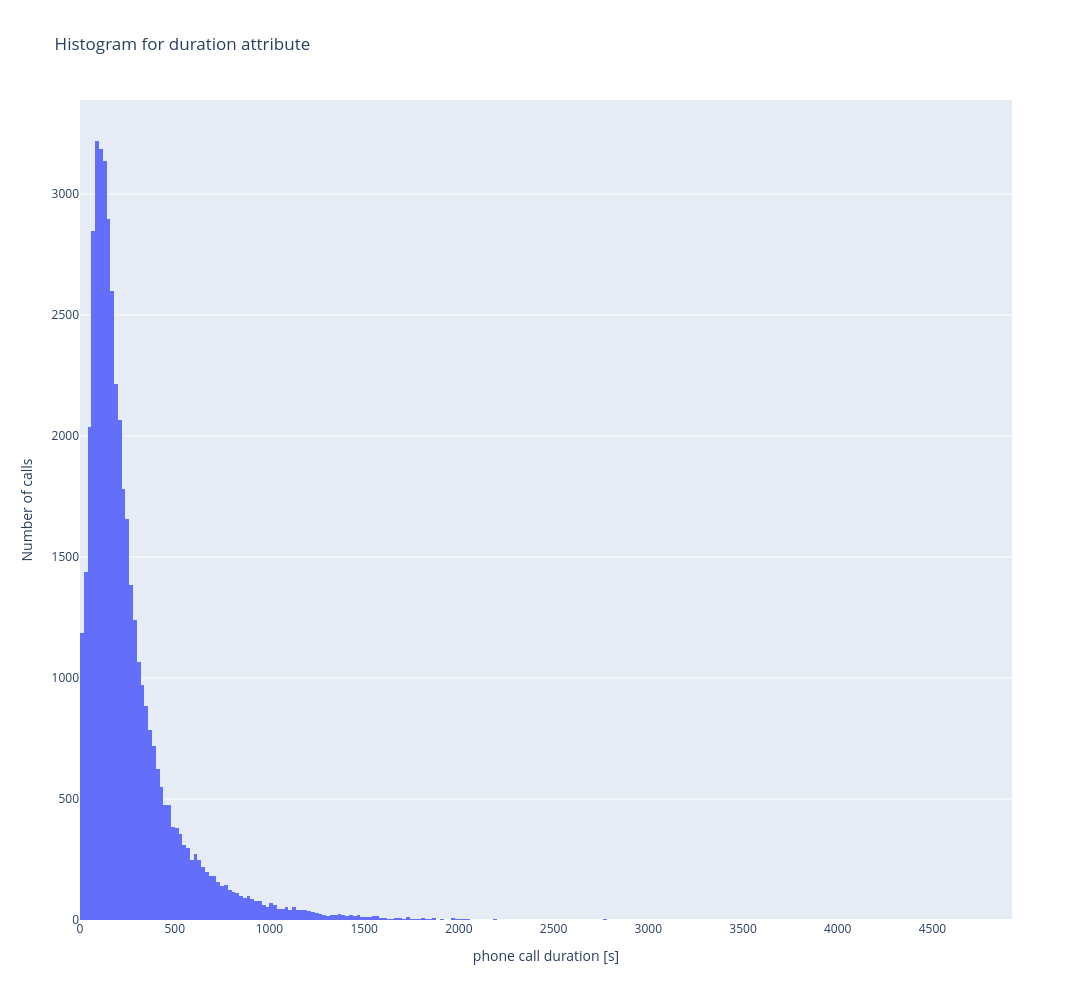

The notebook cell this image was saved under:
### Markdown cell above
# 1. Histogramy
Zrób histogram atrybutu duration dla całości danych. Następnie zrób analogiczne dwa histo-
gramy, osobno dla próbek pozytywnych i negatywnych (atrybut y równy yes albo no, odpo-
wiednio). Co ciekawego widać na tych wykresach?

### Code cell
import plotly.express as px
import pandas as pd
bank_marketing_whole = pd.concat([X,y],axis=1)
fig_duration = px.histogram(bank_marketing_whole,x="duration",labels = {"duration" : "phone call duration [s]"},title = "Histogram for duration attribute")
fig_duration.update_layout(width=1500,height=1000, yaxis_title = "Number of calls")
fig_duration.update_traces(xbins=dict(
    start=0,
    end=5000,
    size=20 
))
fig_duration

### Figure 1 — Plotly figure (JSON) as saved in the notebook; plotly's stock layout.template omitted (floating-point values rounded to 4 significant figures; data arrays with more than 128 entries replaced by an {"elided": "..."} marker saying what was removed)
{"data": [{"bingroup": "x", "hovertemplate": "phone call duration [s]=%{x}<br>count=%{y}<extra></extra>", "legendgroup": "", "marker": {"color": "#636efa", "pattern": {"shape": ""}}, "name": "", "orientation": "v", "showlegend": false, "type": "histogram", "x": {"elided": "45211 int values"}, "xaxis": "x", "xbins": {"end": 5000, "size": 20, "start": 0}, "yaxis": "y"}], "layout": {"barmode": "relative", "height": 1000, "legend": {"tracegroupgap": 0}, "title": {"text": "Histogram for duration attribute"}, "width": 1500, "xaxis": {"anchor": "y", "domain": [0, 1], "title": {"text": "phone call duration [s]"}}, "yaxis": {"anchor": "x", "domain": [0, 1], "title": {"text": "Number of calls"}}}}
